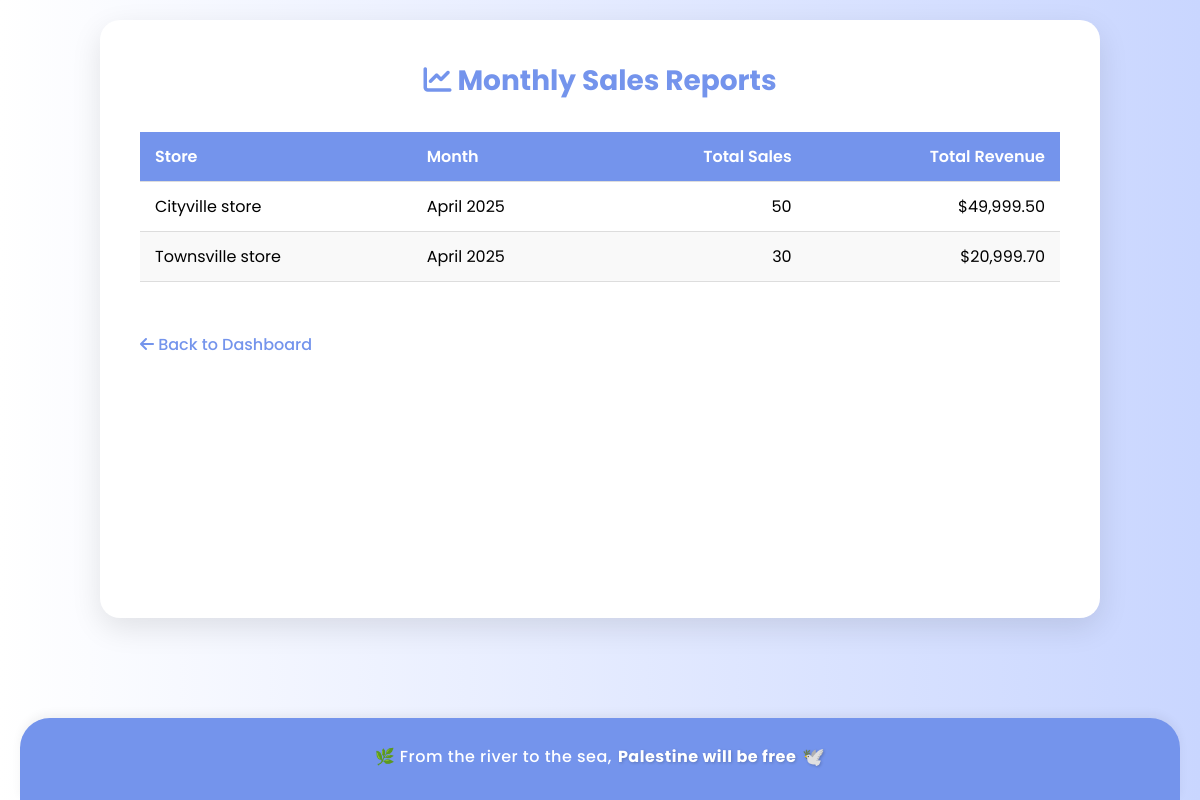
The page /sales_reports.php (signed in) on the database its author committed.
### tables this page shows
CREATE TABLE `sales_reports` (
  `report_id` int(11) NOT NULL,
  `store_id` int(11) DEFAULT NULL,
  `report_month` date DEFAULT NULL,
  `total_sales` decimal(10,2) NOT NULL,
  `total_revenue` decimal(10,2) NOT NULL
);

CREATE TABLE `stores` (
  `store_id` int(11) NOT NULL,
  `store_name` varchar(100) NOT NULL,
  `location` varchar(255) DEFAULT NULL,
  `manager_id` int(11) DEFAULT NULL
);

### sales_reports.php (the view, shortened to what this page needs)
<?php
$conn = new mysqli("localhost", "root", "", "chain_of_store");
$reports = $conn->query("
    SELECT sr.report_id, s.store_name, sr.report_month, sr.total_sales, sr.total_revenue
    FROM sales_reports sr
    JOIN stores s ON sr.store_id = s.store_id
    ORDER BY sr.report_month DESC, s.store_name
");
?>
<!DOCTYPE html>
<html lang="en">
<head>
    <link rel="stylesheet" href="https://cdnjs.cloudflare.com/ajax/libs/font-awesome/6.4.0/css/all.min.css">
</head>
<body>
    <div class="container">
        <h1><i class="fas fa-chart-line"></i> Monthly Sales Reports</h1>
        <table>
            <thead>
                <tr>
                    <th>Store</th>
                    <th class="month">Month</th>
                    <th class="currency">Total Sales</th>
                    <th class="currency">Total Revenue</th>
                </tr>
            </thead>
            <tbody>
                <?php while ($report = $reports->fetch_assoc()): ?>
                    <tr>
                        <td><?php echo htmlspecialchars($report['store_name']); ?></td>
                        <td class="month"><?php echo date('F Y', strtotime($report['report_month'])); ?></td>
                        <td class="currency"><?php echo number_format($report['total_sales']); ?></td>
                        <td class="currency">$<?php echo number_format($report['total_revenue'], 2); ?></td>
                    </tr>
                <?php endwhile; ?>
            </tbody>
        </table>
        <a href="manager_dashboard.php" class="back-link"><i class="fas fa-arrow-left"></i> Back to Dashboard</a>
    </div>
    <?php include 'footer.php'; ?>
</body>
</html>

### sales_reports.php (style rules this page uses)
* { margin: 0; padding: 0; box-sizing: border-box; font-family: 'Poppins', sans-serif; }
body { background: linear-gradient(90deg, rgba(255, 255, 255, 1) 0%, rgba(201, 214, 255, 1) 100%); min-height: 100vh; padding-top: 20px; padding-left: 20px; padding-right: 20px; display: flex; flex-direction: column; }
.container { min-width: 1000px; max-width: 1200px; margin: 0 auto; background-color: #fff; border-radius: 20px; box-shadow: 0 10px 30px rgba(0, 0, 0, 0.1); padding: 40px; flex: 1; margin-bottom: 40px; }
h1 { color: #7494ec; text-align: center; margin-bottom: 30px; font-size: 28px; }
table { width: 100%; border-collapse: collapse; margin-bottom: 30px; }
th, td { padding: 12px 15px; text-align: left; border-bottom: 1px solid #ddd; }
th { background-color: #7494ec; color: white; font-weight: 600; }
tr:nth-child(even) { background-color: #f9f9f9; }
.back-link { display: inline-block; margin-top: 20px; color: #7494ec; text-decoration: none; font-weight: 500; transition: all 0.3s; }
.currency { text-align: right; }
.month { white-space: nowrap; }

### rows shown on the page
sales_reports: store.store_name "Cityville store", report_month "April 2025", total_sales "50", total_revenue "49,999.50"
sales_reports: store.store_name "Townsville store", report_month "April 2025", total_sales "30", total_revenue "20,999.70"
